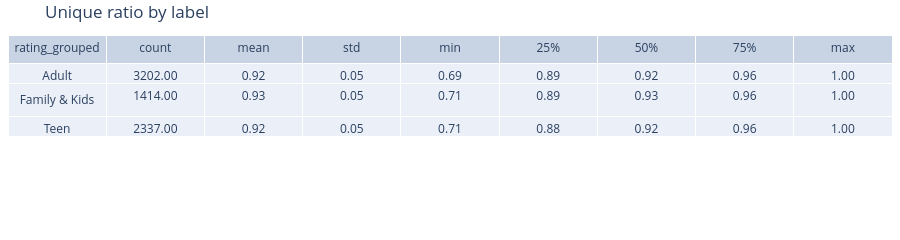
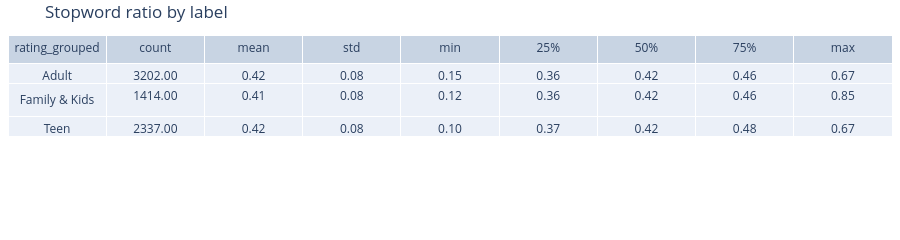

The notebook cell saved with these charts, in order:
### Code cell
STOPWORDS = set(ENGLISH_STOP_WORDS)
def tokenize_keep_stopwords(s):
    s = s.lower()
    s = re.sub(r"http\S+|www\.\S+", " URL ", s)
    s = re.sub(r"[^a-z0-9\s']", " ", s)
    return [t for t in s.split() if t]

tokens_all = X_train["description"].apply(tokenize_keep_stopwords)

X_train["stopword_ratio"] = tokens_all.apply(
    lambda ts: (sum(t in STOPWORDS for t in ts) / max(len(ts), 1))
)

# Simple lexical diversity proxy
X_train["unique_ratio"] = tokens_all.apply(lambda ts: len(set(ts)) / max(len(ts), 1))
fig1 = df_to_plotly_table(X_train.groupby('rating_grouped')["unique_ratio"].describe(), "Unique ratio by label")
fig2 = df_to_plotly_table(X_train.groupby('rating_grouped')["stopword_ratio"].describe(), title="Stopword ratio by label")
fig1.show()
fig2.show()

### Figure 1 — Plotly figure (JSON) as saved in the notebook; plotly's stock layout.template omitted (floating-point values rounded to 4 significant figures)
{"data": [{"cells": {"values": [["Adult", "Family & Kids", "Teen"], ["3202.00", "1414.00", "2337.00"], ["0.92", "0.93", "0.92"], ["0.05", "0.05", "0.05"], ["0.69", "0.71", "0.71"], ["0.89", "0.89", "0.88"], ["0.92", "0.93", "0.92"], ["0.96", "0.96", "0.96"], ["1.00", "1.00", "1.00"]]}, "header": {"values": ["rating_grouped", "count", "mean", "std", "min", "25%", "50%", "75%", "max"]}, "type": "table"}], "layout": {"height": 192, "margin": {"b": 8, "l": 8, "r": 8, "t": 35}, "title": {"text": "Unique ratio by label"}}}

### Figure 2 — Plotly figure (JSON) as saved in the notebook; plotly's stock layout.template omitted (floating-point values rounded to 4 significant figures)
{"data": [{"cells": {"values": [["Adult", "Family & Kids", "Teen"], ["3202.00", "1414.00", "2337.00"], ["0.42", "0.41", "0.42"], ["0.08", "0.08", "0.08"], ["0.15", "0.12", "0.10"], ["0.36", "0.36", "0.37"], ["0.42", "0.42", "0.42"], ["0.46", "0.46", "0.48"], ["0.67", "0.85", "0.67"]]}, "header": {"values": ["rating_grouped", "count", "mean", "std", "min", "25%", "50%", "75%", "max"]}, "type": "table"}], "layout": {"height": 192, "margin": {"b": 8, "l": 8, "r": 8, "t": 35}, "title": {"text": "Stopword ratio by label"}}}
